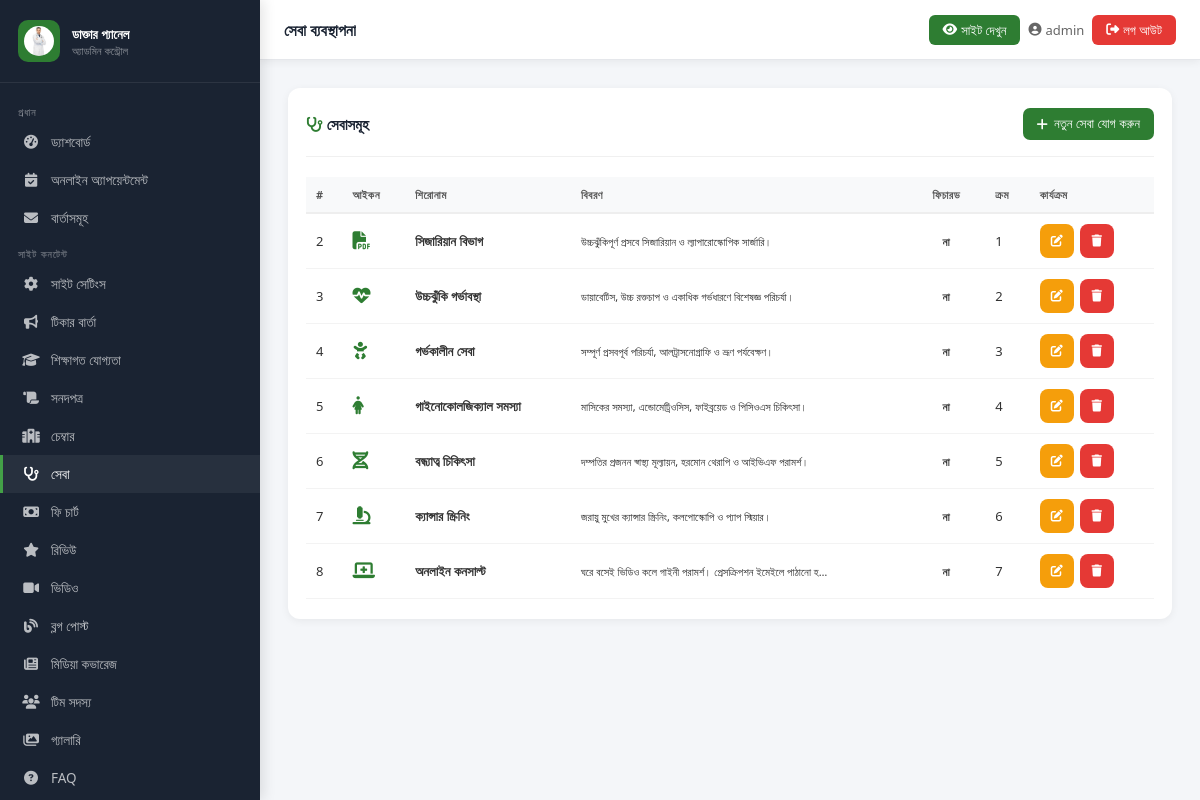
The page /admin-panel/services/ (signed in) on the database its author committed.
### core/models.py (models this page shows, shortened)
class SiteSettings(models.Model):
    doctor_name = models.CharField(max_length=200, default='ডাঃ সানজিদা ইসলাম চৌধুরী')
    doctor_name_en = models.CharField(max_length=200, default='Dr. Sanjida Islam Chowdhury')
    specialty = models.CharField(max_length=200, default='গাইনী ও প্রসূতি বিশেষজ্ঞ')
    degrees = models.CharField(max_length=300, default='MBBS · FCPS · MRCOG (UK)')
    short_bio = models.TextField(verbose_name="সংক্ষিপ্ত পরিচয়", default="")
    detailed_bio = models.TextField(verbose_name="বিস্তারিত পরিচয়", default="")
    phone = models.CharField(max_length=20, default='০১৮১১-২২৩৩৪৪')
    phone_raw = models.CharField(max_length=20, default='+8801811223344')
    whatsapp = models.CharField(max_length=20, default='+8801811223344')
    email = models.EmailField(default='dr.sanjida@example.com')
    facebook_url = models.URLField(blank=True, default='https://facebook.com/dr.sanjida.bd')
    youtube_url = models.URLField(blank=True)
    profile_photo = models.ImageField(upload_to='doctor/', blank=True, null=True)
    profile_photo_url = models.URLField(blank=True, default='https://cdn.sasthyaseba.com/doctors/7410/xoWEh5iyzT9wpngIPNnKbQQiN5AnbUCE8y2hJYpv/dr-sanjida-hossain.jpg')
    years_experience = models.IntegerField(default=22)
    successful_deliveries = models.IntegerField(default=8000)
    google_rating = models.DecimalField(max_digits=3, decimal_places=1, default=4.8)
    google_review_count = models.IntegerField(default=650)
    research_papers = models.IntegerField(default=18)
    booking_fee = models.IntegerField(default=300)
    bkash_number = models.CharField(max_length=20, default='০১৮১১-২২৩৩৪৪')
    nagad_number = models.CharField(max_length=20, default='০১৮১১-২২৩৩৪৪')
    rocket_number = models.CharField(max_length=25, default='০১৮১১২২৩৩৪৪৭')
    map_embed_url = models.TextField(default='', blank=True)
    maps_link = models.URLField(blank=True, default='https://maps.google.com/?q=মিরপুর+ঢাকা')
    meta_title = models.CharField(max_length=200, default='ডাঃ সানজিদা ইসলাম চৌধুরী | গাইনী ও প্রসূতি বিশেষজ্ঞ')
    meta_description = models.TextField(blank=True, default='')
    class Meta:
        verbose_name = 'সাইট সেটিংস'
        verbose_name_plural = 'সাইট সেটিংস'
    def get_profile_photo(self):
        if self.profile_photo:
            return self.profile_photo.url
        return self.profile_photo_url

class Service(models.Model):
    icon_class = models.CharField(max_length=100, default='fas fa-stethoscope')
    title = models.CharField(max_length=200)
    description = models.TextField()
    is_featured = models.BooleanField(default=False)
    is_active = models.BooleanField(default=True)
    order = models.IntegerField(default=0)
    class Meta:
        ordering = ['order']
        verbose_name = 'সেবা'

### core/admin_views.py (the view, shortened to what this page needs)
# urls.py: path('services/', av.manage_services, name='admin_services'),
@login_required(login_url='/admin-panel/login/')
def manage_services(request):
    items = Service.objects.all()
    return render(request, 'admin_panel/services.html', {'items': items})

### core/context_processors.py (called while the page is built)
def site_settings(request):
    try:
        settings = SiteSettings.objects.first()
        if not settings:
            settings = SiteSettings()
    except Exception:
        settings = SiteSettings()
    return {'site': settings}

### templates/admin_panel/services.html (shortened to what this page needs)
{% extends "admin_panel/base_admin.html" %}
{% block page_title %}সেবা ব্যবস্থাপনা{% endblock %}
{% block nav_services %}active{% endblock %}
{% block content %}
<div class="card">
  <div class="card__header">
    <span class="card__title"><i class="fas fa-stethoscope" style="color:#2e7d32"></i> সেবাসমূহ</span>
    <button class="btn btn-primary" onclick="openModal('addModal')"><i class="fas fa-plus"></i> নতুন সেবা যোগ করুন</button>
  </div>
  <div style="overflow-x:auto">
  <table class="tbl">
    <thead><tr><th>#</th><th>আইকন</th><th>শিরোনাম</th><th>বিবরণ</th><th>ফিচারড</th><th>ক্রম</th><th>কার্যক্রম</th></tr></thead>
    <tbody>
      {% for item in items %}
      <tr>
        <td>{{ item.pk }}</td>
        <td><i class="{{ item.icon_class }}" style="font-size:18px;color:#2e7d32"></i></td>
        <td><strong>{{ item.title }}</strong></td>
        <td><small>{{ item.description|truncatechars:60 }}</small></td>
        <td>{% if item.is_featured %}<span class="badge badge-success">হ্যাঁ</span>{% else %}<span class="badge badge-secondary">না</span>{% endif %}</td>
        <td>{{ item.order }}</td>
        <td>
          <div class="action-buttons">
            <button class="btn btn-warning btn-sm btn-icon" onclick="openEdit({{ item.pk }},'{{ item.icon_class|escapejs }}','{{ item.title|escapejs }}','{{ item.description|escapejs }}',{{ item.is_featured|yesno:'true,false' }},{{ item.order }})"><i class="fas fa-edit"></i></button>
            <form method="POST" style="display:inline" onsubmit="return confirm('মুছবেন?')"><button type="submit" class="btn btn-danger btn-sm btn-icon"><i class="fas fa-trash"></i></button></form>
          </div>
        </td>
      </tr>
      {% empty %}<tr><td colspan="7"><div class="empty-state"><i class="fas fa-stethoscope"></i><p>কোনো সেবা নেই</p></div></td></tr>
      {% endfor %}
    </tbody>
  </table>
  </div>
</div>
{% endblock %}

### templates/admin_panel/base_admin.html (shortened to what this page needs)
<!DOCTYPE html>
<html lang="bn">
<head>
  <link rel="stylesheet" href="https://cdnjs.cloudflare.com/ajax/libs/font-awesome/6.5.0/css/all.min.css">
  {% load static %}
</head>
<body>
<aside class="sidebar" id="sidebar">
  <div class="sidebar__brand">
    <div class="sidebar__brand-icon"><img src="{{ site.get_profile_photo }}" height="30" width="30" alt="{{ site.doctor_name }}" style="border-radius:50%; object-fit:cover;" /></div>
    <div class="sidebar__brand-text">
      <h3>ডাক্তার প্যানেল</h3>
      <p>অ্যাডমিন কন্ট্রোল</p>
    </div>
  </div>
  <nav class="sidebar__nav">
    <div class="nav-section-label">প্রধান</div>
    <a href="{% url 'admin_dashboard' %}" class="sidebar__link {% block nav_dashboard %}{% endblock %}"><i class="fas fa-tachometer-alt"></i> ড্যাশবোর্ড</a>
    <a href="{% url 'admin_appointments' %}" class="sidebar__link {% block nav_appointments %}{% endblock %}"><i class="fas fa-calendar-check"></i>অনলাইন অ্যাপয়েন্টমেন্ট</a>
    <a href="{% url 'admin_messages' %}" class="sidebar__link {% block nav_messages %}{% endblock %}"><i class="fas fa-envelope"></i> বার্তাসমূহ</a>
    <div class="nav-section-label">সাইট কনটেন্ট</div>
    <a href="{% url 'admin_site_settings' %}" class="sidebar__link {% block nav_settings %}{% endblock %}"><i class="fas fa-cog"></i> সাইট সেটিংস</a>
    <a href="{% url 'admin_tickers' %}" class="sidebar__link {% block nav_tickers %}{% endblock %}"><i class="fas fa-bullhorn"></i> টিকার বার্তা</a>
    <a href="{% url 'admin_qualifications' %}" class="sidebar__link {% block nav_qualifications %}{% endblock %}"><i class="fas fa-graduation-cap"></i> শিক্ষাগত যোগ্যতা</a>
    <a href="{% url 'admin_certificates' %}" class="sidebar__link {% block nav_certificates %}{% endblock %}"><i class="fas fa-scroll"></i> সনদপত্র</a>
    <a href="{% url 'admin_chambers' %}" class="sidebar__link {% block nav_chambers %}{% endblock %}"><i class="fas fa-hospital-alt"></i> চেম্বার</a>
    <a href="{% url 'admin_services' %}" class="sidebar__link {% block nav_services %}{% endblock %}"><i class="fas fa-stethoscope"></i> সেবা</a>
    <a href="{% url 'admin_fees' %}" class="sidebar__link {% block nav_fees %}{% endblock %}"><i class="fas fa-money-bill"></i> ফি চার্ট</a>
    <a href="{% url 'admin_reviews' %}" class="sidebar__link {% block nav_reviews %}{% endblock %}"><i class="fas fa-star"></i> রিভিউ</a>
    <a href="{% url 'admin_videos' %}" class="sidebar__link {% block nav_videos %}{% endblock %}"><i class="fas fa-video"></i> ভিডিও</a>
    <a href="{% url 'admin_blogs' %}" class="sidebar__link {% block nav_blogs %}{% endblock %}"><i class="fas fa-blog"></i> ব্লগ পোস্ট</a>
    <a href="{% url 'admin_media' %}" class="sidebar__link {% block nav_media %}{% endblock %}"><i class="fas fa-newspaper"></i> মিডিয়া কভারেজ</a>
    <a href="{% url 'admin_team' %}" class="sidebar__link {% block nav_team %}{% endblock %}"><i class="fas fa-users"></i> টিম সদস্য</a>
    <a href="{% url 'admin_gallery' %}" class="sidebar__link ">
    <i class="fas fa-images"></i> গ্যালারি
</a>
    <a href="{% url 'admin_faqs' %}" class="sidebar__link {% block nav_faqs %}{% endblock %}"><i class="fas fa-question-circle"></i> FAQ</a>
  </nav>
</aside>
<div class="topbar">
  <div style="display:flex; align-items:center; gap:8px;">
    <span class="topbar__title">{% block page_title %}ড্যাশবোর্ড{% endblock %}</span>
  </div>
  <div class="topbar__right">
    <a href="/" target="_blank" class="view-site-btn"><i class="fas fa-eye"></i> <span class="hide-xs">সাইট দেখুন</span></a>
    <span class="topbar__user"><i class="fas fa-user-circle"></i> <span class="hide-sm">{{ request.user.username }}</span></span>
    <a href="{% url 'admin_logout' %}" class="topbar__logout"><i class="fas fa-sign-out-alt"></i> <span class="hide-xs">লগ আউট</span></a>
  </div>
</div>
<main class="main-content">
  {% block content %}{% endblock %}
</main>
</body>
</html>

### rows shown on the page
SiteSettings: get_profile_photo (picture)
Service: pk "2", title "সিজারিয়ান বিভাগ", description "উচ্চঝুঁকিপূর্ণ প্রসবে সিজারিয়ান ও ল্যাপারোস্কোপিক সার্জারি।", is_featured "না", order "1"
Service: pk "3", title "উচ্চঝুঁকি গর্ভাবস্থা", description "ডায়াবেটিস, উচ্চ রক্তচাপ ও একাধিক গর্ভধারণে বিশেষজ্ঞ পরিচর্যা।", is_featured "না", order "2"
Service: pk "4", title "গর্ভকালীন সেবা", description "সম্পূর্ণ প্রসবপূর্ব পরিচর্যা, আলট্রাসনোগ্রাফি ও ভ্রূণ পর্যবেক্ষণ।", is_featured "না", order "3"
Service: pk "5", title "গাইনোকোলজিক্যাল সমস্যা", description "মাসিকের সমস্যা, এন্ডোমেট্রিওসিস, ফাইব্রয়েড ও পিসিওএস চিকিৎসা।", is_featured "না", order "4"
Service: pk "6", title "বন্ধ্যাত্ব চিকিৎসা", description "দম্পতির প্রজনন স্বাস্থ্য মূল্যায়ন, হরমোন থেরাপি ও আইভিএফ পরামর্শ।", is_featured "না", order "5"
Service: pk "7", title "ক্যান্সার স্ক্রিনিং", description "জরায়ু মুখের ক্যান্সার স্ক্রিনিং, কলপোস্কোপি ও প্যাপ স্মিয়ার।", is_featured "না", order "6"
Service: pk "8", title "অনলাইন কনসাল্ট", description "ঘরে বসেই ভিডিও কলে গাইনী পরামর্শ। প্রেসক্রিপশন ইমেইলে পাঠানো হ…", is_featured "না", order "7"

### other values the page prints
{{ request.user.username }} "admin"
